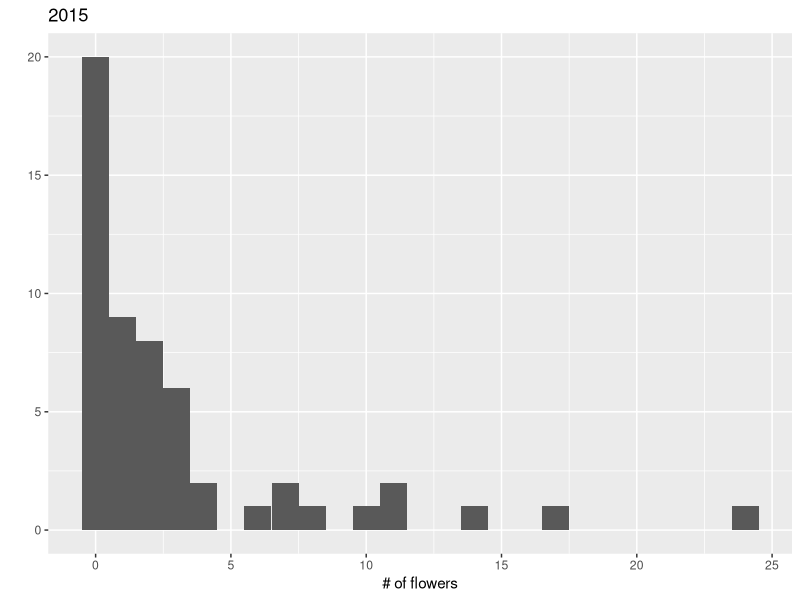
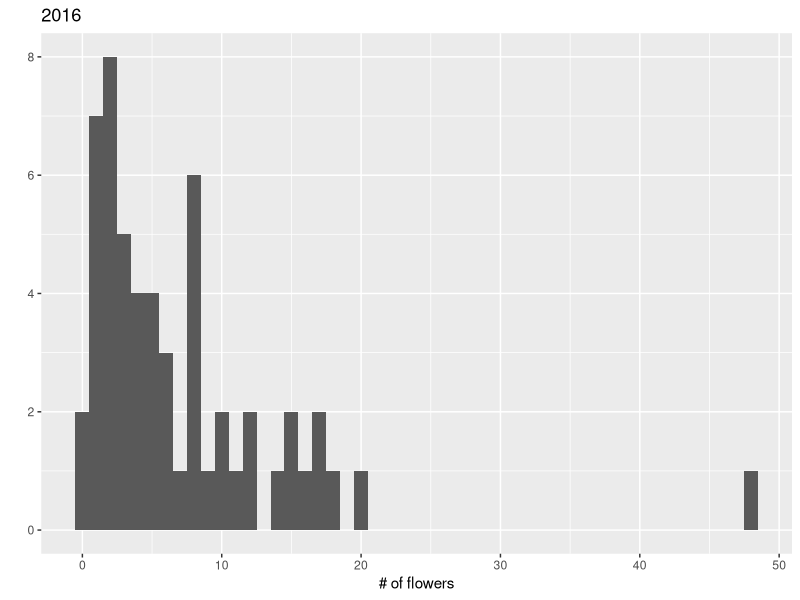
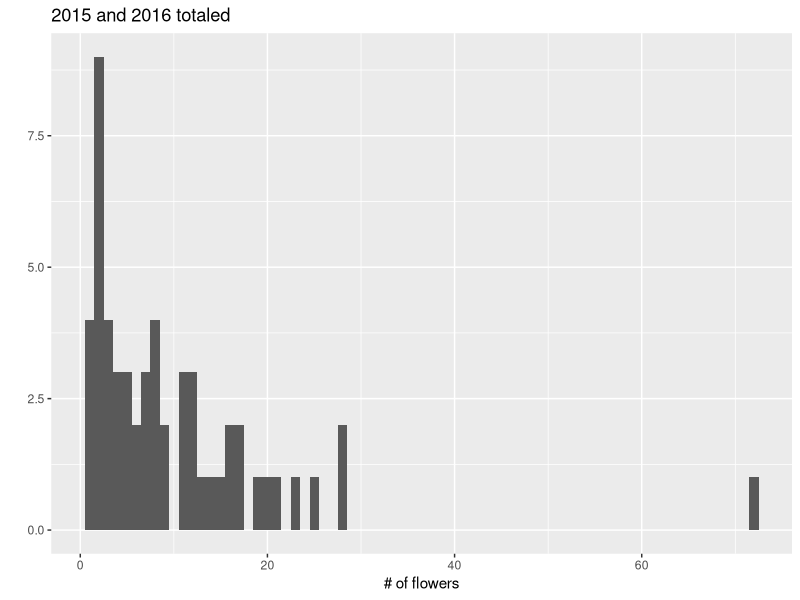
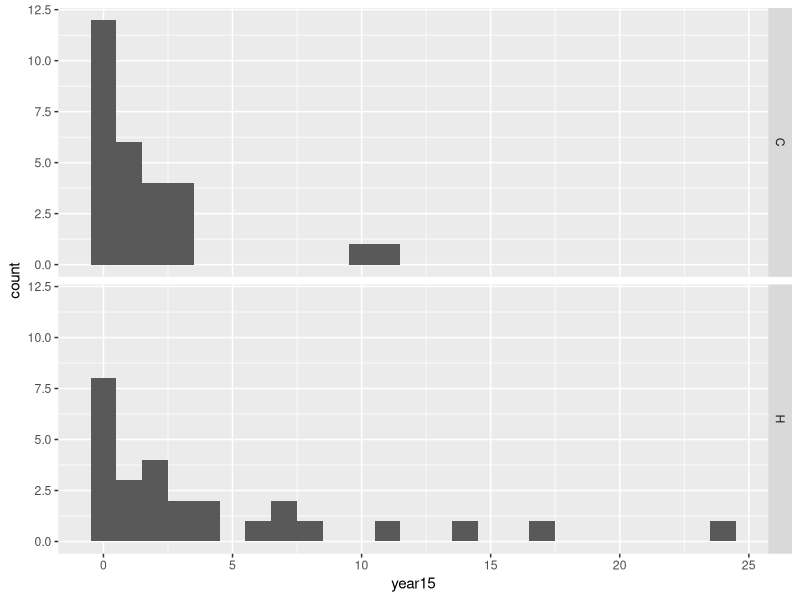
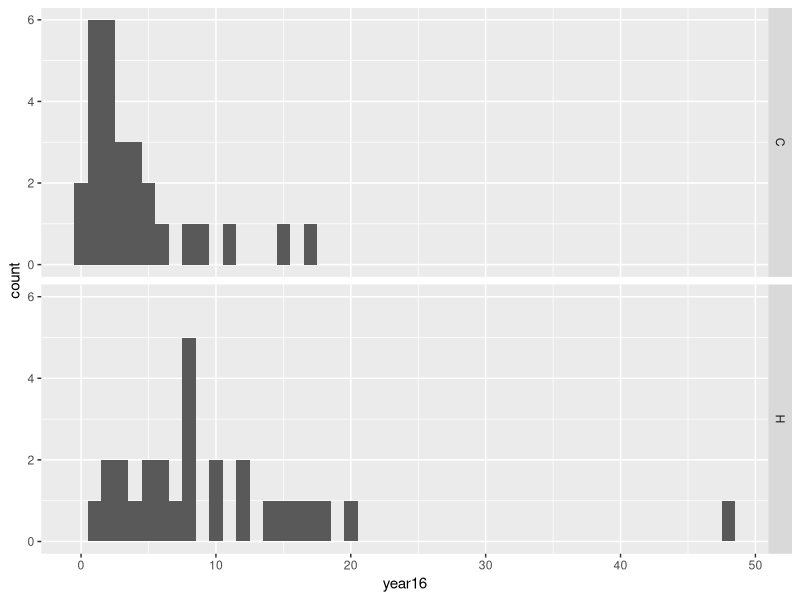
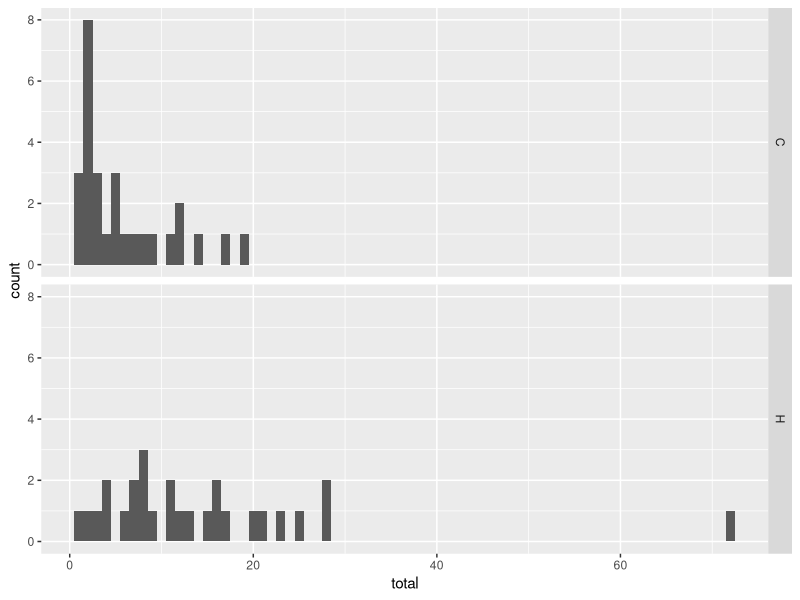
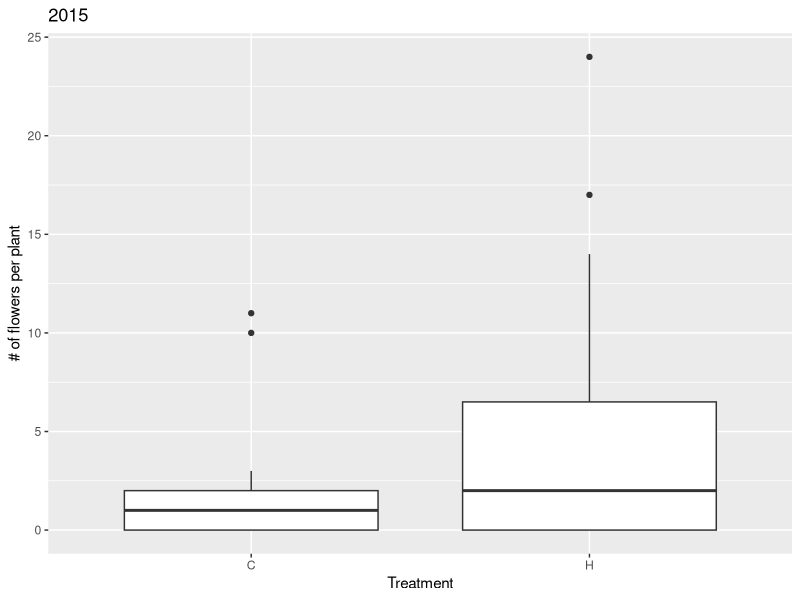
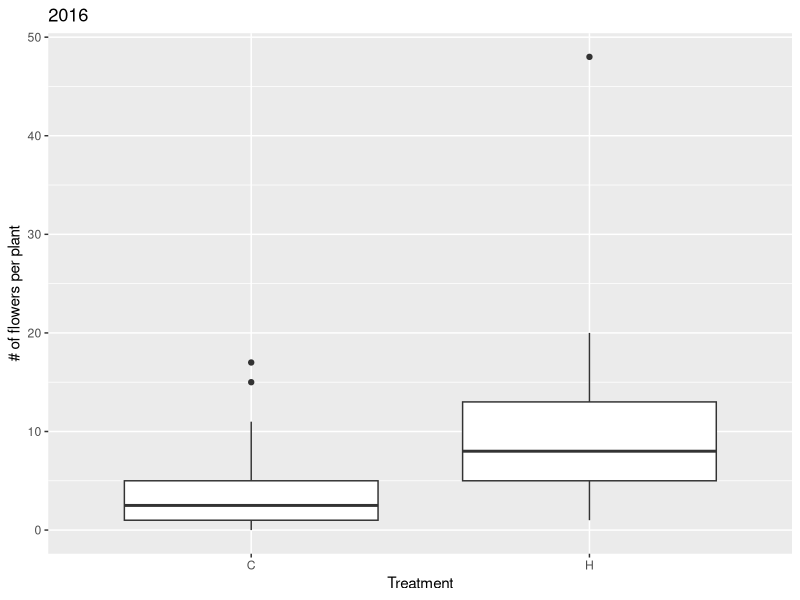

These figures' R source, in order:
library(lme4)
library(lsmeans)
library(ggplot2)

setwd("D:/Iowa State University/Debinski Lab/Nectar data/MAL")

flowers <- read.csv("nectar analysis/data files/raw data/Balsamroot phenology/TotalFlowersPerPlant.csv", header = T, as.is = T)

flowers$total <- apply(flowers[4:5], 1, sum)
names(flowers)[4:5] <- c("year15", "year16")
flowers$plot <- as.factor(flowers$plot)
flowers$treatment <- as.factor(flowers$treatment)
flowers$plantid <- as.factor(flowers$plantid)

qplot(flowers$year15, binwidth = 1, xlab = "# of flowers", main = "2015")
qplot(flowers$year16, binwidth = 1, xlab = "# of flowers", main = "2016")
qplot(flowers$total, binwidth = 1, xlab = "# of flowers", main = "2015 and 2016 totaled")

ggplot(flowers, aes(x = year15)) + geom_histogram(binwidth = 1) + facet_grid(treatment~.)
ggplot(flowers, aes(x = year16)) + geom_histogram(binwidth = 1) + facet_grid(treatment~.)
ggplot(flowers, aes(x = total)) + geom_histogram(binwidth = 1) + facet_grid(treatment~.)

qplot(flowers$treatment, flowers$year15, geom = "boxplot", xlab = "Treatment", ylab = "# of flowers per plant", main = "2015")
qplot(flowers$treatment, flowers$year16, geom = "boxplot", xlab = "Treatment", ylab = "# of flowers per plant", main = "2016")
qplot(flowers$treatment, flowers$total, geom = "boxplot", xlab = "Treatment", ylab = "# of flowers per plant", main = "2015 and 2016 totaled")

#model?
